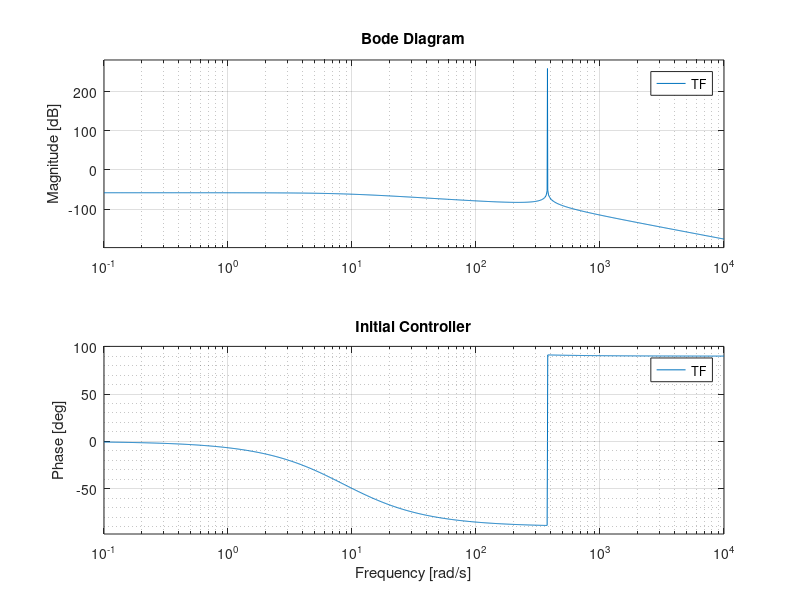

MATLAB code for this plot: (Note: this script raises an error after producing the figure.)
%% Example 3.6

%First method
clear;
clc;
close all;
w0 = 377; % 60 Hz
L = 690e-6;
R = 5e-3;
r_on = 0.88e-3;

K = tf(1, [1,0,w0*w0]); % controller
G = tf(1,[L,(R + r_on)]);
TF = K*G;
figure; bode(TF); grid minor; title("Initial Controller");
bw = bandwidth(TF); % rad/s
[gpeak,fpeak] = getPeakGain(TF);
fprintf("Bandwidth %f Hz\n", bw);
fprintf("Resonance frequency: %f Hz\n", fpeak);
figure; margin(TF); grid; title("Base Phase Margin");

[Gm, Pm, Wcg, Wcp] = margin(TF);

% Pole cancelling to eliminate low F dominant pole
K_pc = tf([1, 8.52],1) * K;
TF_pc = K_pc * G;
figure; bode(TF, TF_pc); grid minor; legend; 
title("Pole Cancelling Controller");

% Lead filter building
[Gm_pc, Pm_pc, Wcg_pc, Wcp_pc] = margin(TF_pc);
figure; margin(TF_pc); grid; title("Pole Cancelling Phase Margin");
pm_desire = 45; %deg
delta_m = pm_desire - Pm_pc;
alpha = (-sind(delta_m)-1)/(sind(delta_m)-1); 
w_c = 2333; %rad/s
p_lead1 = w_c * sqrt(alpha);
z_lead1 = p_lead1/alpha; % rad/s
h = 8680;
% K_pc_lead = h*K_pc*tf([1,z_lead1],[1,p_lead1]);
K_pc_lead = h*tf([1, 8.52], [1, 0, 377*377])*tf([1,z_lead1],[1,p_lead1]);
figure; 
TF_pc_lead = K_pc_lead*G;
bode(TF_pc_lead); grid minor; title("Controller with Lead Filter");
[Gm_pc_lead, Pm_pc_lead, Wcg_pc_lead, Wcp_pc_lead] = margin(TF_pc_lead);
figure; margin(TF_pc_lead); grid; title("With Lead Filter Phase Margin");


% Add a lag filter
F_lag = tf([1 2],[1 0.05]);
K_final = F_lag*K_pc_lead;
% K_1 = h*tf([1, 8.52], [1, 0, 377*377])*tf([1,z_lead1],[1,p_lead1])*tf([1,2],[1, 0.05]);
TF_final = K_final*G;
opts = bodeoptions('cstprefs'); opts.PhaseWrapping='on';
figure; bode(TF_final, opts); grid; title("Final Controller Design");
hold on; bode(TF_pc_lead); legend;

figure; margin(TF_final, opts); grid minor;

% Closed Loop Transfer Function
G_cl = TF_final/(1 + TF_final);
figure; bode(G_cl,opts); grid minor;
title("Bode Plot of the Closed Loop Transfer Function");

figure; margin(G_cl,opts); grid minor;


